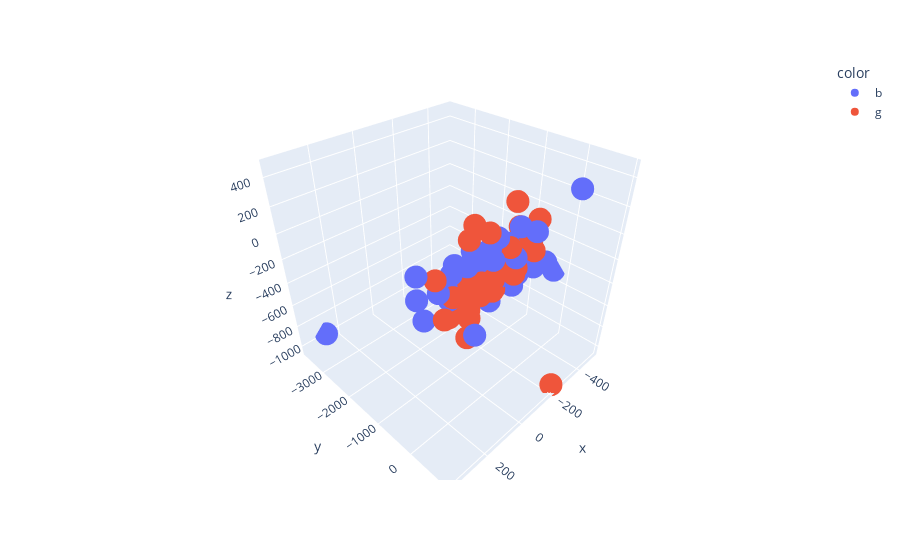

Here is the notebook cell this chart was saved with:
### Code cell
# plot using tsne 
X_embedded  = TSNE(n_components=3, perplexity=10,random_state=24).fit_transform( X )
colors = np.array([x for x in 'bgrcmykbgrcmykbgrcmykbgrcmyk'])
fig = px.scatter_3d(x=X_embedded [:,0],y=X_embedded [:,1],z=X_embedded [:,2],color=colors[mbk_means_labels])
fig.show()

### Figure 1 — Plotly figure (JSON) as saved in the notebook; plotly's stock layout.template omitted (floating-point values rounded to 4 significant figures)
{"data": [{"hovertemplate": "color=b<br>x=%{x}<br>y=%{y}<br>z=%{z}<extra></extra>", "legendgroup": "b", "marker": {"color": "#636efa", "symbol": "circle"}, "mode": "markers", "name": "b", "scene": "scene", "showlegend": true, "type": "scatter3d", "x": [54.4, -104.4, -92.34, -25.17, -86.9, -10.34, 204.5, -190.9, 281.1, -69.63, -46.73, -1.16, -4.387, -81.1, 50.42, -509.1, 126.0, -141.4, 123.6, 364.8, 282.8, 117.2, -111.4, 68.52, 29.85, 61.98, 134.5, 234.6, 3.954, 155.6, 24.5, 176.8, -221.3, 181.9, -62.41, -253.2, -230.0, -160.6, -248.5, 327.9, -122.6], "y": [-17.79, -151.1, -0.6023, -140.6, 216.6, -50.75, 645.1, 236.5, -3673.0, -232.1, -41.77, 18.99, 55.98, -147.0, -170.7, -319.0, -236.7, 63.72, 52.63, 214.6, -131.4, -97.71, 76.71, -107.8, 118.8, -88.79, -7.424, -38.9, -195.3, -161.5, -98.06, -47.37, 134.0, -63.58, -20.09, 820.9, 365.8, -10.79, 16.79, -3.914, -236.7], "z": [120.4, 49.11, 117.2, 101.9, 51.45, 35.1, -144.8, -99.18, -964.1, 138.6, 182.5, -226.4, 76.53, -88.3, 75.46, -490.3, 103.3, 203.0, 139.2, 168.8, -117.5, 4.087, -197.4, 172.6, 184.1, -149.7, 5.364, 43.62, 0.7905, -61.82, -82.03, 115.6, 120.4, -57.45, -100.6, 467.6, -73.49, -166.8, -127.2, 242.2, -12.19]}, {"hovertemplate": "color=g<br>x=%{x}<br>y=%{y}<br>z=%{z}<extra></extra>", "legendgroup": "g", "marker": {"color": "#EF553B", "symbol": "circle"}, "mode": "markers", "name": "g", "scene": "scene", "showlegend": true, "type": "scatter3d", "x": [176.3, 138.2, 197.4, 57.3, 159.5, -127.8, -270.8, -31.53, 20.35, 242.5, -208.9, 93.52, 226.2, 137.6, -126.3, 171.1, -56.72, 21.49, 4.702, -212.0, 127.9, -219.0, -223.3, -72.84, 17.61, 14.07, 54.98, -172.4, -91.9, -247.0, 120.9], "y": [-95.96, 164.0, 101.5, 78.54, 180.2, -31.37, -13.0, 69.39, 181.3, 140.4, -85.48, -60.3, -157.5, 180.3, 85.86, 35.14, -123.1, -222.2, -367.8, 141.3, 103.1, 48.19, 925.0, 133.1, 41.05, 143.3, 49.51, -80.4, 176.6, -473.7, 109.5], "z": [-198.5, 57.48, 5.9, -25.72, -25.6, -2.381, 154.5, -25.1, -19.02, -98.14, 64.99, 269.3, 101.2, -125.3, -75.92, -130.7, -210.7, -144.3, 258.1, -9.881, -366.4, 15.46, -1040.0, 121.7, 274.2, -115.1, -126.3, 162.4, -78.59, 237.0, -219.6]}], "layout": {"legend": {"title": {"text": "color"}, "tracegroupgap": 0}, "margin": {"t": 60}, "scene": {"domain": {"x": [0, 1], "y": [0, 1]}, "xaxis": {"title": {"text": "x"}}, "yaxis": {"title": {"text": "y"}}, "zaxis": {"title": {"text": "z"}}}}}
